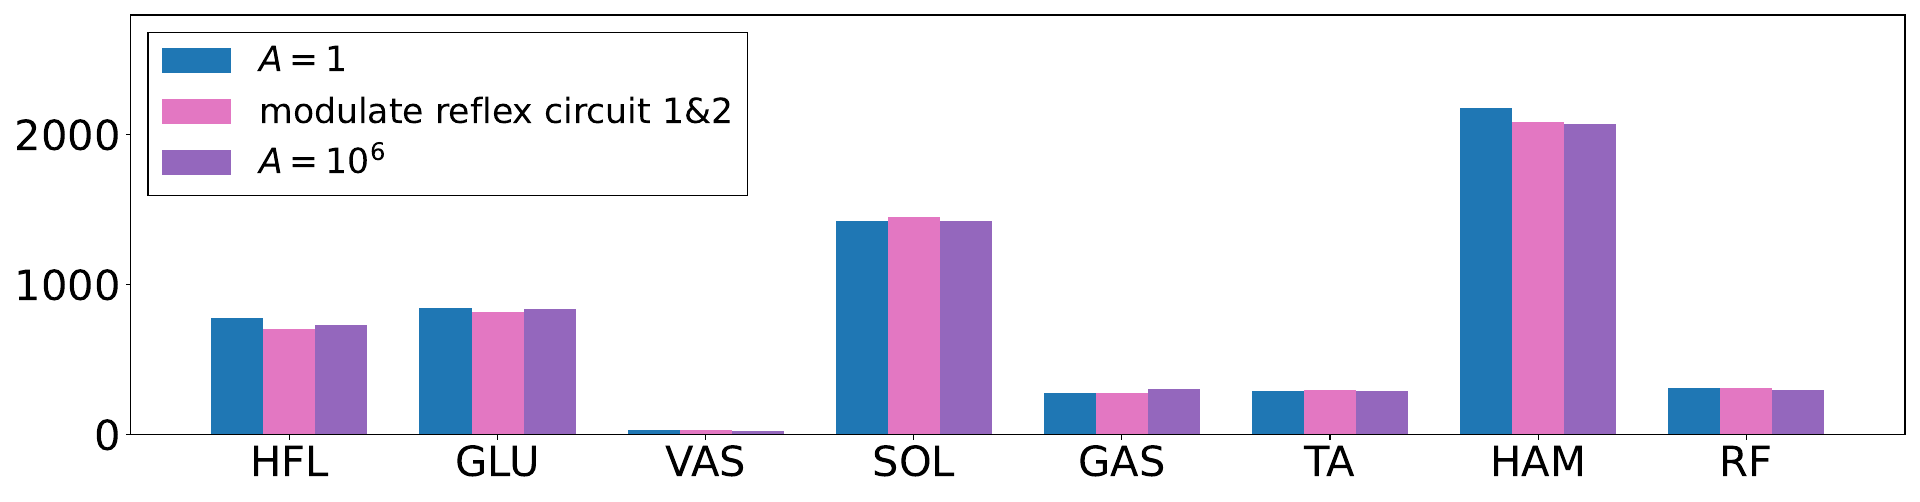

The script that saved this image:
import pandas as pd
import matplotlib.pyplot as plt
import numpy as np
import os

fig = plt.figure(1,figsize=(19.2,10.03*0.5),dpi=100)
ax = fig.add_subplot(1,1,1)

df_base1 = pd.read_csv(os.path.join(os.getcwd(), 'how_gait_changed_base1_10.csv')) # 1952
df_base2 = pd.read_csv(os.path.join(os.getcwd(), 'how_gait_changed_base2_10.csv')) # 3929
df_base3   = pd.read_csv(os.path.join(os.getcwd(), 'how_gait_changed_target_10.csv')) # 2818

HFL_base1  = np.sum(df_base1.loc[:,'HFL'].values)
HFL_base1 += np.sum(df_base1.loc[:,'L_HFL'].values)
GLU_base1  = np.sum(df_base1.loc[:,'GLU'].values)
GLU_base1 += np.sum(df_base1.loc[:,'L_GLU'].values)
VAS_base1  = np.sum(df_base1.loc[:,'VAS'].values)
VAS_base1 += np.sum(df_base1.loc[:,'L_VAS'].values)
SOL_base1  = np.sum(df_base1.loc[:,'SOL'].values)
SOL_base1 += np.sum(df_base1.loc[:,'L_SOL'].values)
GAS_base1  = np.sum(df_base1.loc[:,'GAS'].values)
GAS_base1 += np.sum(df_base1.loc[:,'L_GAS'].values)
TA_base1   = np.sum(df_base1.loc[:,'TA'].values)
TA_base1  += np.sum(df_base1.loc[:,'L_TA'].values)
HAM_base1  = np.sum(df_base1.loc[:,'HAM'].values)
HAM_base1 += np.sum(df_base1.loc[:,'L_HAM'].values)
RF_base1   = np.sum(df_base1.loc[:,'RF'].values)
RF_base1  += np.sum(df_base1.loc[:,'L_RF'].values)
base1 = np.array([HFL_base1, GLU_base1, VAS_base1, SOL_base1, GAS_base1, TA_base1, HAM_base1, RF_base1])*0.005

HFL_base2  = np.sum(df_base2.loc[:,'HFL'].values)
HFL_base2 += np.sum(df_base2.loc[:,'L_HFL'].values)
GLU_base2  = np.sum(df_base2.loc[:,'GLU'].values)
GLU_base2 += np.sum(df_base2.loc[:,'L_GLU'].values)
VAS_base2  = np.sum(df_base2.loc[:,'VAS'].values)
VAS_base2 += np.sum(df_base2.loc[:,'L_VAS'].values)
SOL_base2  = np.sum(df_base2.loc[:,'SOL'].values)
SOL_base2 += np.sum(df_base2.loc[:,'L_SOL'].values)
GAS_base2  = np.sum(df_base2.loc[:,'GAS'].values)
GAS_base2 += np.sum(df_base2.loc[:,'L_GAS'].values)
TA_base2   = np.sum(df_base2.loc[:,'TA'].values)
TA_base2  += np.sum(df_base2.loc[:,'L_TA'].values)
HAM_base2  = np.sum(df_base2.loc[:,'HAM'].values)
HAM_base2 += np.sum(df_base2.loc[:,'L_HAM'].values)
RF_base2   = np.sum(df_base2.loc[:,'RF'].values)
RF_base2  += np.sum(df_base2.loc[:,'L_RF'].values)
base2 = np.array([HFL_base2, GLU_base2, VAS_base2, SOL_base2, GAS_base2, TA_base2, HAM_base2, RF_base2])*0.005

HFL_base3  = np.sum(df_base3.loc[:,'HFL'].values)
HFL_base3 += np.sum(df_base3.loc[:,'L_HFL'].values)
GLU_base3  = np.sum(df_base3.loc[:,'GLU'].values)
GLU_base3 += np.sum(df_base3.loc[:,'L_GLU'].values)
VAS_base3  = np.sum(df_base3.loc[:,'VAS'].values)
VAS_base3 += np.sum(df_base3.loc[:,'L_VAS'].values)
SOL_base3  = np.sum(df_base3.loc[:,'SOL'].values)
SOL_base3 += np.sum(df_base3.loc[:,'L_SOL'].values)
GAS_base3  = np.sum(df_base3.loc[:,'GAS'].values)
GAS_base3 += np.sum(df_base3.loc[:,'L_GAS'].values)
TA_base3   = np.sum(df_base3.loc[:,'TA'].values)
TA_base3  += np.sum(df_base3.loc[:,'L_TA'].values)
HAM_base3  = np.sum(df_base3.loc[:,'HAM'].values)
HAM_base3 += np.sum(df_base3.loc[:,'L_HAM'].values)
RF_base3   = np.sum(df_base3.loc[:,'RF'].values)
RF_base3  += np.sum(df_base3.loc[:,'L_RF'].values)
base3 = np.array([HFL_base3, GLU_base3, VAS_base3, SOL_base3, GAS_base3, TA_base3, HAM_base3, RF_base3])*0.005

width = 0.25
xlines = np.arange(8)
ax.bar([i-width for i in xlines], base1, align='center', width=0.25, color='tab:blue', label='$A=1$')
ax.bar(xlines, base3, align='center', width=0.25, color='tab:pink', label='modulate reflex circuit 1&2')
ax.bar([i+width for i in xlines], base2, align='center', width=0.25, color='tab:purple', label='$A=10^{6}$')
ax.tick_params(labelsize = 30)
ax.set_xticks([0, 1, 2, 3, 4, 5, 6, 7])
ax.set_xticklabels(['HFL', 'GLU', 'VAS', 'SOL', 'GAS', 'TA', 'HAM', 'RF'])
ax.set_ylim(0,2800)
ax.legend(loc = 'upper left',fontsize=25,framealpha=1,edgecolor='black',fancybox=False,ncol=1)

plt.tight_layout()
# plt.show()
plt.savefig(os.path.join(os.getcwd(),'consumed_energy.pdf'))